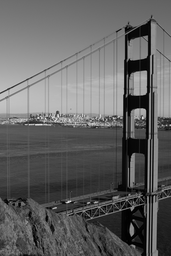
#> input picture 4-homography/goldengate-02.png, 171 x 256 px, shrunk from 600 x 900 before the run
$ python hw4.py
#> lines starting #> are read from the running program, lines starting #| are printed output that depends on the picture
import cv2
import numpy as np
import math


def load_correspondingKeypts(inFileName):
#> called with inFileName = 'matchedCorners.txt'
    with open(inFileName, 'r') as infile:
#> (reads 4-homography/matchedCorners.txt from the repository)
        line1 = [int(x) for x in next(infile).split()]
        listSize = line1[0]
        corners1 = []
        corners2 = []
        for line in infile:
            line = [int(x) for x in line.split()]
            corners1.append((line[0], line[1]))
            corners2.append((line[2], line[3]))
    # print(listSize)
    # print(len(corners1))
    # print(len(corners2))
    return corners1, corners2


def solveHomography(corners1, corners2):
    # Follow the slides matrix
    n = len(corners1)
    A = np.zeros((2 * n, 8))
    b = np.zeros(2 * n)
    for i in range(n):
        xp = corners1[i][1]
        yp = corners1[i][0]
        x = corners2[i][1]
        y = corners2[i][0]
        A[i * 2, 0] = x
        A[i * 2, 1] = y
        A[i * 2, 2] = 1
        A[i * 2, 6] = -x * xp
        A[i * 2, 7] = -y * xp
        A[i * 2 + 1, 3] = x
        A[i * 2 + 1, 4] = y
        A[i * 2 + 1, 5] = 1
        A[i * 2 + 1, 6] = -x * yp
        A[i * 2 + 1, 7] = -y * yp
        b[i * 2] = xp
        b[i * 2 + 1] = yp
    h = np.linalg.lstsq(A, b, rcond=None)[0]

    h_mat = np.ones((3, 3))
    h_mat[0, 0] = h[0]
    h_mat[0, 1] = h[1]
    h_mat[0, 2] = h[2]
    h_mat[1, 0] = h[3]
    h_mat[1, 1] = h[4]
    h_mat[1, 2] = h[5]
    h_mat[2, 0] = h[6]
    h_mat[2, 1] = h[7]

    return h_mat


def saveHomography(outFileName, h):
    with open(outFileName, 'w') as ofile:
        ofile.write('{0:.2f} {1:.2f} {2:.2f}\n'.format(h[0, 0], h[0, 1], h[0, 2]))
        ofile.write('{0:.2f} {1:.2f} {2:.2f}\n'.format(h[1, 0], h[1, 1], h[1, 2]))
        ofile.write('{0:.2f} {1:.2f} {2:.2f}\n'.format(h[2, 0], h[2, 1], h[2, 2]))
    ofile.close()


def computeShift(stitchRange):
    t_x = math.ceil(-min(stitchRange[0, 0], 0))
    t_y = math.ceil(-min(stitchRange[1, 0], 0))
    stitchRange[0, 1] += t_x
    stitchRange[1, 1] += t_y
    stitchRange[0, 0] = 0
    stitchRange[1, 0] = 0
    return t_x, t_y


def blendImages(img1, img2, h, t_x, t_y, stitchRange):
    range_x = int(math.ceil(stitchRange[0, 1]))
    range_y = int(math.ceil(stitchRange[1, 1]))
    nImg = np.zeros((range_y, range_x, 3), dtype=np.uint8)

    img1_RSize, img1_CSize = img1.shape[:2]
    img2_RSize, img2_CSize = img2.shape[:2]
    inv_H = np.linalg.inv(h)

    for x in range(range_x):
        for y in range(range_y):
            x1 = x - t_x
            y1 = y - t_y
            q = np.array([x1, y1, 1])
            p = transformByH(inv_H, q)
            inImg1 = True
            inImg2 = True
            x2 = int(round(p[0]))
            y2 = int(round(p[1]))
            if x1 < 0 or y1 < 0 or x1 >= img1_CSize or y1 >= img1_RSize:
                inImg1 = False
            if x2 < 0 or y2 < 0 or x2 >= img2_CSize or y2 >= img2_RSize:
                inImg2 = False
            if inImg1 and inImg2:
                for i in range(3):
                    color1 = int(round(img1.item(y1, x1, i) / 2))
                    color2 = int(round(img2.item(y2, x2, i) / 2))
                    nImg.itemset((y, x, i), color1 + color2)
            elif inImg1 and not inImg2:
                for i in range(3):
                    nImg.itemset((y, x, i), img1.item(y1, x1, i))
            elif not inImg1 and inImg2:
                for i in range(3):
                    nImg.itemset((y, x, i), img2.item(y2, x2, i))
            else:
                pass

    return nImg


def transformByH(h, p):
    q = h.dot(p)
    if -1e-5 < q[2] < 1e-5:
        raise ValueError("Devided by zero.")
    q[0] = q[0] / q[2]
    q[1] = q[1] / q[2]
    return q


def computeRangeOfStitchedImage(h, r1Size, c1Size, r2Size, c2Size):
    i2Range = np.zeros((2, 2))
    p = np.array([0, 0, 1])
    for y in range(r2Size):
        p[0] = 0
        p[1] = y
        q = transformByH(h, p)
        if q[0] < i2Range[0, 0]:
            i2Range[0, 0] = q[0]
        if q[0] > i2Range[0, 1]:
            i2Range[0, 1] = q[0]
        if q[1] < i2Range[1, 0]:
            i2Range[1, 0] = q[1]
        if q[1] > i2Range[1, 1]:
            i2Range[1, 1] = q[1]
        p[0] = c2Size - 1
        p[1] = y
        q = transformByH(h, p)
        if q[0] < i2Range[0, 0]:
            i2Range[0, 0] = q[0]
        if q[0] > i2Range[0, 1]:
            i2Range[0, 1] = q[0]
        if q[1] < i2Range[1, 0]:
            i2Range[1, 0] = q[1]
        if q[1] > i2Range[1, 1]:
            i2Range[1, 1] = q[1]
    stitchRange = np.zeros((2, 2))
    stitchRange[0, 1] = c1Size - 1
    stitchRange[1, 1] = r1Size - 1
    for i in range(2):
        stitchRange[i, 0] = min(stitchRange[i, 0], i2Range[i, 0])
        stitchRange[i, 1] = max(stitchRange[i, 1], i2Range[i, 1])
    return stitchRange


def main():
    corners1, corners2 = load_correspondingKeypts("matchedCorners.txt")
    h = solveHomography(corners1, corners2)
    # saveHomography("myhomography.txt", h)
    img1 = cv2.imread("goldengate-02.png")
#> img1 is the input picture: shape (256, 171, 3); min 0, max 236, mean 98.5
    img2 = cv2.imread("goldengate-03.png")
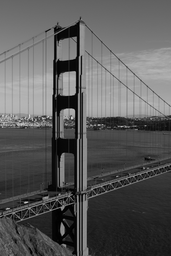
#> input picture 4-homography/goldengate-03.png, 171 x 256 px, shrunk from 600 x 900 before the run
#> img2 is the input picture: shape (256, 171, 3); min 0, max 217, mean 89.9
    r1Size, c1Size = img1.shape[0:2]
#> r1Size = 256; c1Size = 171
    r2Size, c2Size = img2.shape[0:2]
#> r2Size = 256; c2Size = 171
    stitchRange = computeRangeOfStitchedImage(h, r1Size, c1Size, r2Size, c2Size)
#> stitchRange = [[0, 421], [0, 259]]
    # print ("Range of stitched image" + str(stitchRange))
    t_x, t_y = computeShift(stitchRange)
#> t_x = 0; t_y = 0
    nImg = blendImages(img1, img2, h, t_x, t_y, stitchRange)
#> after the loop in blendImages, `for x in range(range_x):`:
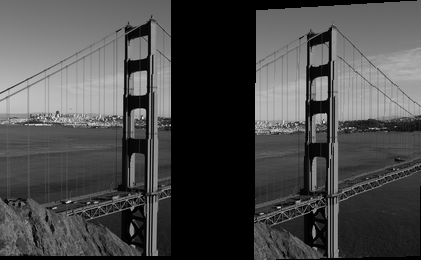
#> nImg: shape (260, 421, 3); min 0, max 236, mean 73.8
    cv2.imwrite("stitchedImg.png", nImg)


if __name__ == "__main__":
    main()
